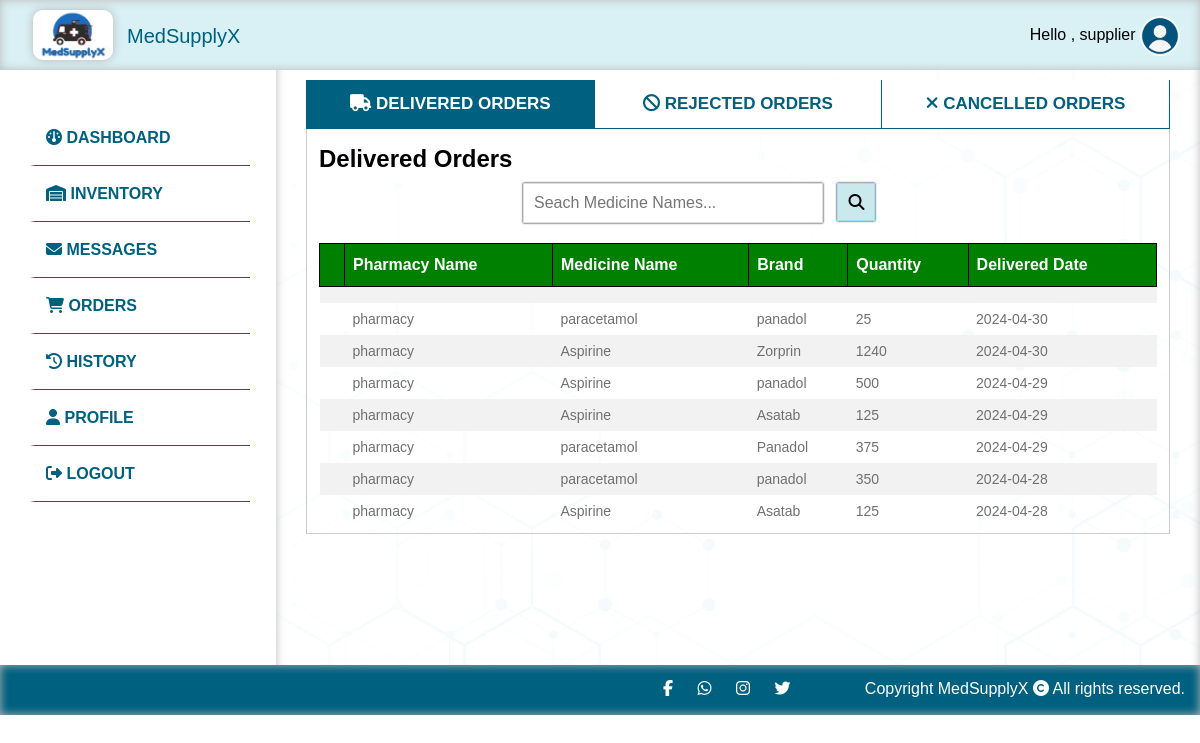
/suppliers/history (signed in), run on the app's committed database.
### tables this page shows
CREATE TABLE `deliveredorders` (
  `id` int(11) NOT NULL,
  `orderId` int(11) NOT NULL,
  `bidTableId` int(11) NOT NULL,
  `medicineId` int(11) NOT NULL,
  `medicineName` varchar(50) NOT NULL,
  `brand` varchar(50) NOT NULL,
  `volume` int(11) NOT NULL,
  `type` varchar(50) NOT NULL,
  `category` varchar(50) NOT NULL,
  `quantity` int(11) NOT NULL,
  `manufacturedDate` date NOT NULL,
  `expireDate` date NOT NULL,
  `pharmacyId` int(11) NOT NULL,
  `pharmacyName` varchar(50) NOT NULL,
  `supplierId` int(11) NOT NULL,
  `supplierName` varchar(50) NOT NULL,
  `createdAt` date NOT NULL DEFAULT current_timestamp()
);

### app/controllers/Suppliers.php (called while the page is built, shortened)
<?php
class Suppliers extends Controller
{
    public $supplierModel;
    public function __construct()
    {
        $this->supplierModel = $this->model('Supplier');
    }
    public function history()
    {
        $data = [
            'id' => $_SESSION['USER_DATA']['id']
        ];
        $getDeliveredOrder = $this->supplierModel->getDeliveredOrders($data);
        $getRejectedOrder = $this->supplierModel->getRejectedOrders($data);
        $getCancelledOrder = $this->supplierModel->getCancelledOrders();
        $data = [
            'id' => $_SESSION['USER_DATA']['id'] ,
            'getDeliveredOrder' => $getDeliveredOrder,
            'getRejectedOrder' => $getRejectedOrder,
            'getCancelledOrder' => $getCancelledOrder
        ];
        $this->view('supplier/history', $data);
    }
}

### app/libraries/Core.php (called while the page is built, shortened)
<?php
    class Core {
        protected $currentMethod = 'index';
        public function __construct() {
            $url = $this->getUrl();
            if(isset($url[0])){
            if(file_exists('../app/controllers/' . ucwords($url[0]) . '.php')) {
                unset($url[0]);
            }
        }
            $this->currentController = new $this->currentController;
            if(isset($url[1])) {
                if(method_exists($this->currentController, $url[1])) {
                    $this->currentMethod = $url[1];
                    unset($url[1]);
                }
            }
            $this->params = $url ? array_values($url) : [];
            call_user_func_array([$this->currentController, $this->currentMethod], $this->params);
      }
       public function getUrl() {
           if(isset($_GET['url'])) {
               $url = rtrim($_GET['url'], '/');
               $url = filter_var($url, FILTER_SANITIZE_URL);
               $url = explode('/', $url);
               return $url;
           }
       }
    }
    ?>

### public/index.php (called while the page is built, shortened)
<?php
    $init = new Core;
?>

### app/libraries/Database.php (called while the page is built, shortened)
<?php
class Database {
    private $host = DB_HOST;
    private $user = DB_USER;
    private $pass = DB_PASS;
    private $dbname= DB_NAME;
    private $dbh;
    private $stmt;
    public function __construct(){
        $dsn = 'mysql:host=' . $this->host . ';dbname=' . $this->dbname;
        $options = array(
            PDO::ATTR_PERSISTENT => true,
            PDO::ATTR_ERRMODE => PDO::ERRMODE_EXCEPTION
        );
        try{
            $this->dbh = new PDO($dsn, $this->user, $this->pass, $options);
        } catch(PDOException $e){
            $this->error = $e->getMessage();
            echo $this->error;
        }
    }
    public function query($sql){
        $this->stmt = $this->dbh->prepare($sql);
    }
    public function bind($param, $value, $type = null){
        if(is_null($type)){
            switch(true){
                case is_int($value):
                    $type = PDO::PARAM_INT;
                    break;
            }
        }
        $this->stmt->bindValue($param, $value, $type);
    }
    public function execute(){
        return $this->stmt->execute();
    }
    public function resultSet(){
        $this->execute();
        return $this->stmt->fetchAll(PDO::FETCH_OBJ);
    }
}

### app/models/Supplier.php (called while the page is built, shortened)
<?php
class Supplier
{
    private $db;
    public function __construct()
    {
        $this->db = new Database;
    }
    public function getDeliveredOrders($data) {
        $this->db->query('SELECT *, SUM(quantity) AS total FROM deliveredOrders WHERE supplierId = :supplierId GROUP BY medicineId , brand , createdAt ORDER BY createdAt DESC');
        $this->db->bind(':supplierId', $data['id']);
        $results = $this->db->resultSet();
        return $results;
    }
    public function getRejectedOrders($data) {
        $this->db->query('SELECT * FROM bidtable WHERE supplierId = :supplierId AND status = "supplier rejected" ORDER BY approvedDate DESC');
        $this->db->bind(':supplierId', $data['id']);
        $results = $this->db->resultSet();
        return $results;
    }
    public function getCancelledOrders() {
        $this->db->query('SELECT * FROM requestorder WHERE status = "cancelled"');
        $results = $this->db->resultSet();
        return $results;
    }
}

### app/views/supplier/history.php (the view, shortened to what this page needs)
<!DOCTYPE html>
<html lang="en">
<head>
  <link rel="stylesheet" href="<?php echo URLROOT ?>/public/css/style.css">
</head>
<body>
  <?php require APPROOT . '/views/inc/header.php'; ?>
  <?php require APPROOT . '/views/inc/supplier_sidebar.php'; ?>
  <div class="content">
    <div class="anim">
      <div class="horizontaltab">
        <button class="tablinks active" onclick="openEvent(event, 'deliveredOrders')"> <i class="fa-solid fa-truck"></i> DELIVERED ORDERS</button>
        <button class="tablinks" onclick="openEvent(event, 'rejectedOrders')"><i class="fa-solid fa-ban"></i> REJECTED ORDERS</button>
        <button class="tablinks" onclick="openEvent(event, 'cancelledOrders')"> <i class="fa-solid fa-xmark"></i> CANCELLED ORDERS</button>
      </div>
      <div id="deliveredOrders" class="tabcontent">
        <div class="smallspace"></div>
        <h2> Delivered Orders </h2>
        <div class="anim">
          <form class="search">
            <input type="text" id="myInput" placeholder="Seach Medicine Names..." onkeyup="search()">
            <i class="fas fa-search" id="searchicon"></i>
          </form>
          <table class="customers" id="myTable">
            <tr>
              <th class="custom1"> </th>
              <th class="custom1"> Pharmacy Name </th>
              <th class="custom1"> Medicine Name </th>
              <th class="custom1"> Brand </th>
              <th class="custom1"> Quantity </th>
              <th class="custom1"> Delivered Date </th>
            </tr>
            <tr>
              <td> </td>
              <td> </td>
              <td> </td>
              <td> </td>
              <td> </td>
              <td> </td>
            </tr>
            <?php foreach ($data['getDeliveredOrder'] as $order) : ?>
              <tr>
                <td> </td>
                <td> <?php echo $order->pharmacyName; ?> </td>
                <td> <?php echo $order->medicineName; ?> </td>
                <td> <?php echo $order->brand; ?> </td>
                <td> <?php echo $order->total; ?> </td>
                <td> <?php echo $order->createdAt; ?> </td>
              </tr>
            <?php endforeach; ?>
          </table>
        </div>
      </div>
    </div>
  </div>
  </div>
  <?php require APPROOT . '/views/inc/footer.php'; ?>
</body>
</html>

### public/css/style.css (style rules this page uses)
* { box-sizing: border-box; margin: 0; }
body { font-family:Arial, Helvetica, sans-serif; min-height: 100vh; }
.content { background: rgb(255,255,255); background: linear-gradient(90deg, rgba(255,255,255,1) 0%, rgb(235, 252, 255) 100%); padding: 30px; flex: 1; margin-top: 50px; background-repeat: no-repeat; background-size: cover; box-shadow: 0px 10px 10px rgb(185, 185, 185) inset; background-image: url(../img/background.png); }
.anim { animation: 2s anim-lineUp ease-out; }
.customers { font-family: Arial, Helvetica, sans-serif; border-collapse: collapse; width: 100%; margin-top: 10px; }
.customers td, .customers th { border: 0px solid #ddd; padding: 8px; color:#707070; }
.customers td { font-size: 14px; }
.customers tr:nth-child(even) { background-color: #f2f2f2; }
.customers th { padding-top: 12px; padding-bottom: 12px; text-align: left; background-color: #00607F; color: white; }
.customers .custom1 { background-color: green; border: 1px solid black; }
.smallspace { height:10px; }
#myInput { background-position: 10px 10px; background-repeat: no-repeat; font-size: 16px; padding: 10px ; border: 1px solid #ddd; margin:10px; width:300px; box-shadow:0px 0px 2px 0px; }
#searchicon { box-shadow: 0px 0px 2px 0px; border: 1px solid #9bdef5; background-color: #c9e9ed; padding:10px; }
.search { margin:0 auto; width:450px; }
.horizontaltab , .horizontaltab2 , .horizontaltab3 { overflow: hidden; background-color: white; border-bottom: 1px solid #00607F; border-left: 1px solid #00607F; }
.horizontaltab button { background-color: inherit; float: left; border: none; outline: none; cursor: pointer; padding: 14px 16px; transition: 0.3s; font-size: 17px; width:33.33%; color:#00607F; font-weight: bold; border-right: 1px solid #00607F; }
.tablinks.active { background-color: #00607F; color: white; }
.tabcontent { display: none; padding: 6px 12px; border: 1px solid #ccc; border-top: none; }

### data on the page
deliveredorders: pharmacyName "pharmacy", medicineName "paracetamol", brand "panadol", total "25", createdAt "2024-04-30"
deliveredorders: pharmacyName "pharmacy", medicineName "Aspirine", brand "Zorprin", total "1240", createdAt "2024-04-30"
deliveredorders: pharmacyName "pharmacy", medicineName "Aspirine", brand "panadol", total "500", createdAt "2024-04-29"
deliveredorders: pharmacyName "pharmacy", medicineName "Aspirine", brand "Asatab", total "125", createdAt "2024-04-29"
deliveredorders: pharmacyName "pharmacy", medicineName "paracetamol", brand "Panadol", total "375", createdAt "2024-04-29"
deliveredorders: pharmacyName "pharmacy", medicineName "paracetamol", brand "panadol", total "350", createdAt "2024-04-28"
deliveredorders: pharmacyName "pharmacy", medicineName "Aspirine", brand "Asatab", total "125", createdAt "2024-04-28"

### other printed values
$_SESSION['USER_DATA']['name'] "supplier"
